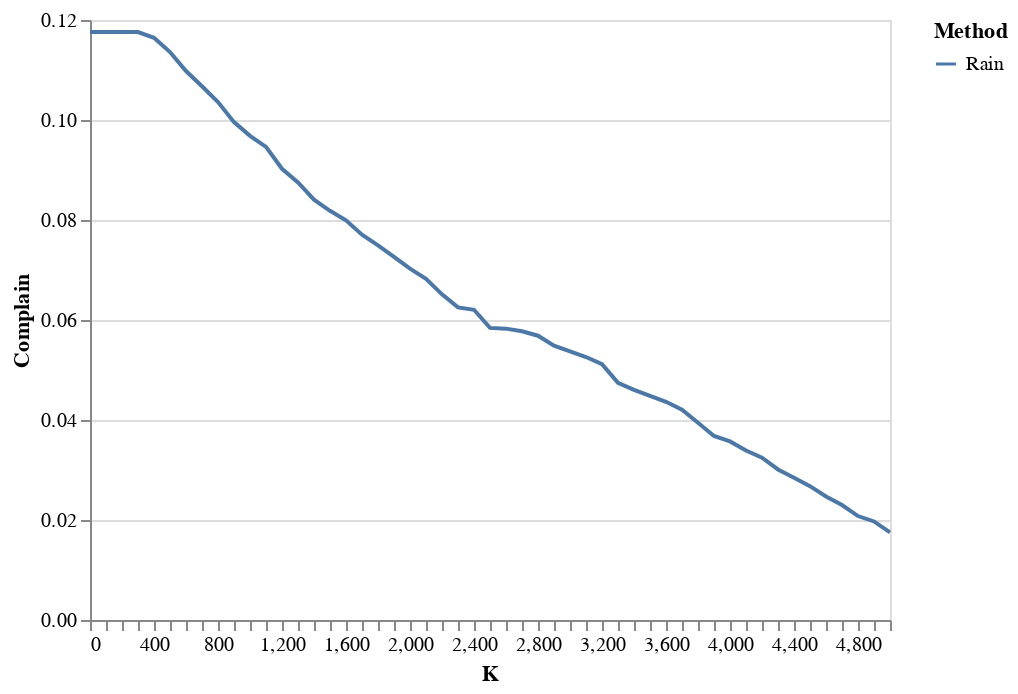

Notebook code cell kept with this figure:
### Code cell
K=5000
manager_test = ModelManagerTest(proc.x_a_train, proc.x_b_train, proc.y_train, LinearCombTest(1), 256)
manager_test.model.set_weights(manager_test0.model.get_weights())
manager_test.delta = tf.Variable(manager_test0.delta.value(), name="delta")
ranker = InfluenceRanker(manager=manager_test, on=proc.test_complain)
fixer = AutoFixer(manager_test, proc.corrsel, K)

impacts = []
test_impacts = []
AQs = []
weighted_f1 = []
rank_list = []
rank_time_rain = 0
model_time_rain = 0

AQ = proc.test_complain(manager_test).AQ
f1 = f1_score(proc.y_test.numpy(), manager_test.model.predict(proc.x_a_test, proc.x_b_test).numpy(), average='weighted')
# f1 = f1_score(proc.y_query.numpy(), manager_test.model.predict(proc.x_a_query, proc.x_b_query).numpy(), average='weighted')
x_a, _, y = manager_test.get_remaining()
male_ids = (x_a[:, 0] == 1).numpy()
female_ids = (x_a[:, 0] == 0).numpy()
one_ids = (y == 1).numpy()
zero_ids = (y == 0).numpy()

male_impact = (male_ids[:] & one_ids[:]).sum() / male_ids.sum()
female_impact = (female_ids[:] & one_ids[:]).sum() / female_ids.sum()
AQs.append(float(AQ))
weighted_f1.append(f1)
impacts.append(abs(female_impact - male_impact))

y = tf.squeeze(manager_test.model(proc.x_a_test, proc.x_b_test))
male_ids = (proc.x_a_test[:, 0] == 1).numpy()
female_ids = (proc.x_a_test[:, 0] == 0).numpy()
one_ids = (y >= 0.5).numpy()
zero_ids = (y < 0.5).numpy()

male_impact = (male_ids[:] & one_ids[:]).sum() / male_ids.sum()
female_impact = (female_ids[:] & one_ids[:]).sum() / female_ids.sum()
test_impacts.append(abs(female_impact / male_impact))

step_size = 100
rain_k = int(np.ceil(K / step_size))
for k in trange(0, rain_k):
    nfix = min(step_size, K - step_size * k)
    assert nfix > 0

    start = time.time()
    rank = rank_fix(ranker, fixer, nfix)
    middle = time.time()
    # tol=1e-7, lr=0.5
    manager_test.fit(max_iter=10000, tol=1e-7, lr=0.02, print_value=True)
    end = time.time()
    
    rank_list.append(rank.numpy())
    rank_time_rain += middle - start
    model_time_rain += end - middle
    
    x_a, _, y = manager_test.get_remaining()
    male_ids = (x_a[:, 0] == 1).numpy()
    female_ids = (x_a[:, 0] == 0).numpy()
    one_ids = (y == 1).numpy()
    zero_ids = (y == 0).numpy()

    male_impact = (male_ids[:] & one_ids[:]).sum() / male_ids.sum()
    female_impact = (female_ids[:] & one_ids[:]).sum() / female_ids.sum()
    impact = abs(female_impact - male_impact)

    AQ = proc.test_complain(manager_test).AQ
    f1 = f1_score(proc.y_test.numpy(), manager_test.model.predict(proc.x_a_test, proc.x_b_test).numpy(), average='weighted')
#     f1 = f1_score(proc.y_query.numpy(), manager_test.model.predict(proc.x_a_query, proc.x_b_query).numpy(), average='weighted')
    impacts.append(impact)
    AQs.append(float(AQ))
    weighted_f1.append(f1)
    
    y = tf.squeeze(manager_test.model(proc.x_a_test, proc.x_b_test))
    male_ids = (proc.x_a_test[:, 0] == 1).numpy()
    female_ids = (proc.x_a_test[:, 0] == 0).numpy()
    one_ids = (y >= 0.5).numpy()
    zero_ids = (y < 0.5).numpy()

    male_impact = (male_ids[:] & one_ids[:]).sum() / male_ids.sum()
    female_impact = (female_ids[:] & one_ids[:]).sum() / female_ids.sum()
    test_impacts.append(abs(female_impact - male_impact))
    

print("Rank_time:", rank_time_rain)
print("Model_time:", model_time_rain)
AC = proc.test_complain(manager_test).AC

df_rain_test = pd.DataFrame({
    "Complain": np.array(AQs) - AC,
    "Impact": np.array(impacts),
    "F1": np.array(weighted_f1),
    "K": list(range(0, K, step_size)) + [K],
    "Method": np.repeat("Rain", len(AQs)),
    "Test_impact": np.array(test_impacts),
})
alt.Chart(pd.concat([df_rain_test])).mark_line().encode(
    alt.X('K:Q', axis=alt.Axis(tickCount=df_rain_test.shape[0], grid=False)),
    alt.Y("Complain:Q"),
    color = "Method"
)

### Figure 1 — Vega-Lite specification as saved in the notebook (floating-point values rounded to 4 significant figures)
{"config": {"view": {"continuousWidth": 400, "continuousHeight": 300}}, "data": {"name": "data-1f0b478da8f754781c977ed3ccffdf96"}, "mark": "line", "encoding": {"color": {"type": "nominal", "field": "Method"}, "x": {"type": "quantitative", "axis": {"grid": false, "tickCount": 51}, "field": "K"}, "y": {"type": "quantitative", "field": "Complain"}}, "$schema": "https://vega.github.io/schema/vega-lite/v4.8.1.json", "datasets": {"data-1f0b478da8f754781c977ed3ccffdf96": [{"Complain": 0.1176, "Impact": 0.2043, "F1": 0.7679, "K": 0, "Method": "Rain", "Test_impact": 0.05468}, {"Complain": 0.1176, "Impact": 0.1998, "F1": 0.7679, "K": 100, "Method": "Rain", "Test_impact": 0.1078}, {"Complain": 0.1176, "Impact": 0.1951, "F1": 0.7679, "K": 200, "Method": "Rain", "Test_impact": 0.1078}, {"Complain": 0.1176, "Impact": 0.1905, "F1": 0.7679, "K": 300, "Method": "Rain", "Test_impact": 0.1078}, {"Complain": 0.1164, "Impact": 0.1856, "F1": 0.7533, "K": 400, "Method": "Rain", "Test_impact": 0.08218}, {"Complain": 0.1136, "Impact": 0.1806, "F1": 0.7503, "K": 500, "Method": "Rain", "Test_impact": 0.07608}, {"Complain": 0.1098, "Impact": 0.1757, "F1": 0.7424, "K": 600, "Method": "Rain", "Test_impact": 0.06938}, {"Complain": 0.1067, "Impact": 0.1713, "F1": 0.746, "K": 700, "Method": "Rain", "Test_impact": 0.07242}, {"Complain": 0.1036, "Impact": 0.1661, "F1": 0.7412, "K": 800, "Method": "Rain", "Test_impact": 0.06755}, {"Complain": 0.09957, "Impact": 0.1612, "F1": 0.7404, "K": 900, "Method": "Rain", "Test_impact": 0.06508}, {"Complain": 0.09684, "Impact": 0.1559, "F1": 0.7404, "K": 1000, "Method": "Rain", "Test_impact": 0.06508}, {"Complain": 0.09463, "Impact": 0.1518, "F1": 0.7404, "K": 1100, "Method": "Rain", "Test_impact": 0.06508}, {"Complain": 0.09025, "Impact": 0.1467, "F1": 0.747, "K": 1200, "Method": "Rain", "Test_impact": 0.07057}, {"Complain": 0.0875, "Impact": 0.1413, "F1": 0.747, "K": 1300, "Method": "Rain", "Test_impact": 0.07057}, {"Complain": 0.08405, "Impact": 0.1359, "F1": 0.7441, "K": 1400, "Method": "Rain", "Test_impact": 0.06813}, {"Complain": 0.08184, "Impact": 0.1302, "F1": 0.7441, "K": 1500, "Method": "Rain", "Test_impact": 0.06813}, {"Complain": 0.07992, "Impact": 0.1244, "F1": 0.743, "K": 1600, "Method": "Rain", "Test_impact": 0.0663}, {"Complain": 0.07706, "Impact": 0.1185, "F1": 0.743, "K": 1700, "Method": "Rain", "Test_impact": 0.0663}, {"Complain": 0.07494, "Impact": 0.1126, "F1": 0.7348, "K": 1800, "Method": "Rain", "Test_impact": 0.05959}, {"Complain": 0.07263, "Impact": 0.1065, "F1": 0.7168, "K": 1900, "Method": "Rain", "Test_impact": 0.04374}, {"Complain": 0.07028, "Impact": 0.1008, "F1": 0.709, "K": 2000, "Method": "Rain", "Test_impact": 0.03459}, {"Complain": 0.06825, "Impact": 0.09677, "F1": 0.7082, "K": 2100, "Method": "Rain", "Test_impact": 0.03398}, {"Complain": 0.06513, "Impact": 0.0911, "F1": 0.7029, "K": 2200, "Method": "Rain", "Test_impact": 0.02606}, {"Complain": 0.06252, "Impact": 0.086, "F1": 0.6995, "K": 2300, "Method": "Rain", "Test_impact": 0.02362}, {"Complain": 0.06204, "Impact": 0.08334, "F1": 0.6995, "K": 2400, "Method": "Rain", "Test_impact": 0.02362}, {"Complain": 0.05842, "Impact": 0.07889, "F1": 0.6952, "K": 2500, "Method": "Rain", "Test_impact": 0.02985}, {"Complain": 0.05827, "Impact": 0.07696, "F1": 0.6952, "K": 2600, "Method": "Rain", "Test_impact": 0.02985}, {"Complain": 0.05775, "Impact": 0.07406, "F1": 0.6935, "K": 2700, "Method": "Rain", "Test_impact": 0.02863}, {"Complain": 0.05686, "Impact": 0.0721, "F1": 0.6978, "K": 2800, "Method": "Rain", "Test_impact": 0.0224}, {"Complain": 0.05485, "Impact": 0.07034, "F1": 0.6978, "K": 2900, "Method": "Rain", "Test_impact": 0.0224}, {"Complain": 0.05372, "Impact": 0.06738, "F1": 0.6978, "K": 3000, "Method": "Rain", "Test_impact": 0.0224}, {"Complain": 0.05259, "Impact": 0.0628, "F1": 0.6945, "K": 3100, "Method": "Rain", "Test_impact": 0.01691}, {"Complain": 0.05117, "Impact": 0.05968, "F1": 0.6945, "K": 3200, "Method": "Rain", "Test_impact": 0.01691}, {"Complain": 0.04742, "Impact": 0.05613, "F1": 0.6945, "K": 3300, "Method": "Rain", "Test_impact": 0.01691}, {"Complain": 0.04604, "Impact": 0.05235, "F1": 0.6945, "K": 3400, "Method": "Rain", "Test_impact": 0.01691}, {"Complain": 0.0448, "Impact": 0.04836, "F1": 0.6945, "K": 3500, "Method": "Rain", "Test_impact": 0.01691}, {"Complain": 0.04364, "Impact": 0.04465, "F1": 0.6945, "K": 3600, "Method": "Rain", "Test_impact": 0.01691}, {"Complain": 0.04205, "Impact": 0.04003, "F1": 0.6945, "K": 3700, "Method": "Rain", "Test_impact": 0.01691}, {"Complain": 0.03944, "Impact": 0.03314, "F1": 0.6929, "K": 3800, "Method": "Rain", "Test_impact": 0.01264}, {"Complain": 0.0368, "Impact": 0.02609, "F1": 0.692, "K": 3900, "Method": "Rain", "Test_impact": 0.01203}, {"Complain": 0.03571, "Impact": 0.01892, "F1": 0.6902, "K": 4000, "Method": "Rain", "Test_impact": 0.01081}, {"Complain": 0.03389, "Impact": 0.01189, "F1": 0.6902, "K": 4100, "Method": "Rain", "Test_impact": 0.01081}, {"Complain": 0.03246, "Impact": 0.004484, "F1": 0.6875, "K": 4200, "Method": "Rain", "Test_impact": 0.008982}, {"Complain": 0.03011, "Impact": 0.003055, "F1": 0.6821, "K": 4300, "Method": "Rain", "Test_impact": 0.01275}, {"Complain": 0.02846, "Impact": 0.01073, "F1": 0.6805, "K": 4400, "Method": "Rain", "Test_impact": 0.01092}, {"Complain": 0.02676, "Impact": 0.01853, "F1": 0.6743, "K": 4500, "Method": "Rain", "Test_impact": 0.007899}, {"Complain": 0.02472, "Impact": 0.02647, "F1": 0.6743, "K": 4600, "Method": "Rain", "Test_impact": 0.007899}, {"Complain": 0.023, "Impact": 0.03456, "F1": 0.6635, "K": 4700, "Method": "Rain", "Test_impact": 0.001247}, {"Complain": 0.02079, "Impact": 0.04279, "F1": 0.6635, "K": 4800, "Method": "Rain", "Test_impact": 0.001247}, {"Complain": 0.01971, "Impact": 0.02825, "F1": 0.6635, "K": 4900, "Method": "Rain", "Test_impact": 0.001247}, {"Complain": 0.01752, "Impact": 0.03663, "F1": 0.6635, "K": 5000, "Method": "Rain", "Test_impact": 0.001247}]}}
